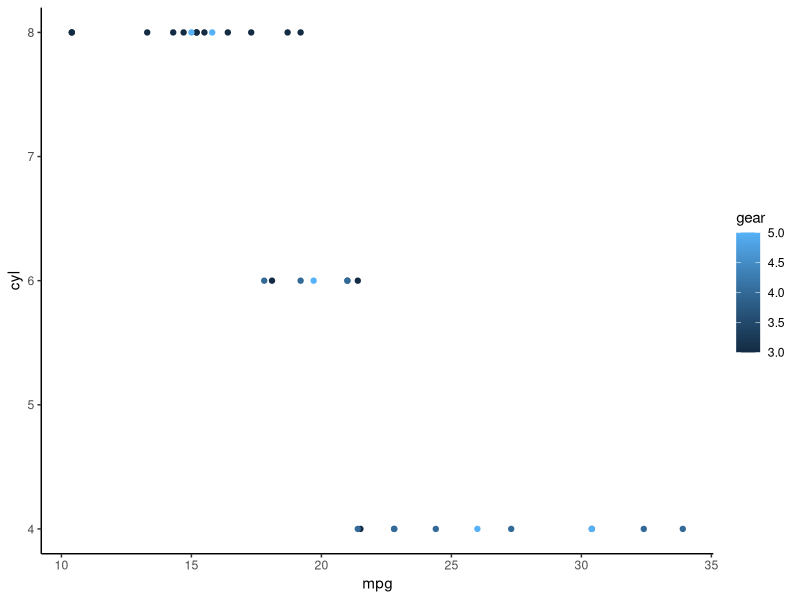

This figure's R source:
library(ggplot2)

# download cars dataset
data(mtcars)

# make a figure
ggplot(mtcars) +
  geom_point(aes(mpg, cyl, col = gear)) + 
  theme_classic()
